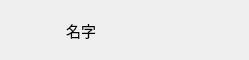
<?xml version="1.0" encoding="UTF-8"?>
<ui version="4.0">
 <class>FriendWidget</class>
 <widget class="QWidget" name="FriendWidget">
  <property name="geometry">
   <rect>
    <x>0</x>
    <y>0</y>
    <width>249</width>
    <height>60</height>
   </rect>
  </property>
  <property name="minimumSize">
   <size>
    <width>249</width>
    <height>60</height>
   </size>
  </property>
  <property name="maximumSize">
   <size>
    <width>249</width>
    <height>60</height>
   </size>
  </property>
  <property name="windowTitle">
   <string>Form</string>
  </property>
  <layout class="QHBoxLayout" name="horizontalLayout_2">
   <item>
    <widget class="QLabel" name="head_icon_label">
     <property name="minimumSize">
      <size>
       <width>40</width>
       <height>40</height>
      </size>
     </property>
     <property name="maximumSize">
      <size>
       <width>40</width>
       <height>40</height>
      </size>
     </property>
     <property name="text">
      <string/>
     </property>
    </widget>
   </item>
   <item>
    <widget class="QWidget" name="name_widget" native="true">
     <property name="minimumSize">
      <size>
       <width>0</width>
       <height>25</height>
      </size>
     </property>
     <layout class="QHBoxLayout" name="horizontalLayout">
      <property name="spacing">
       <number>0</number>
      </property>
      <property name="leftMargin">
       <number>9</number>
      </property>
      <property name="topMargin">
       <number>0</number>
      </property>
      <property name="rightMargin">
       <number>0</number>
      </property>
      <property name="bottomMargin">
       <number>0</number>
      </property>
      <item>
       <widget class="QLabel" name="name_label">
        <property name="font">
         <font>
          <pointsize>11</pointsize>
          <bold>false</bold>
         </font>
        </property>
        <property name="text">
         <string>名字</string>
        </property>
       </widget>
      </item>
      <item>
       <spacer name="horizontalSpacer">
        <property name="orientation">
         <enum>Qt::Horizontal</enum>
        </property>
        <property name="sizeHint" stdset="0">
         <size>
          <width>40</width>
          <height>20</height>
         </size>
        </property>
       </spacer>
      </item>
     </layout>
    </widget>
   </item>
  </layout>
 </widget>
 <resources/>
 <connections/>
</ui>
